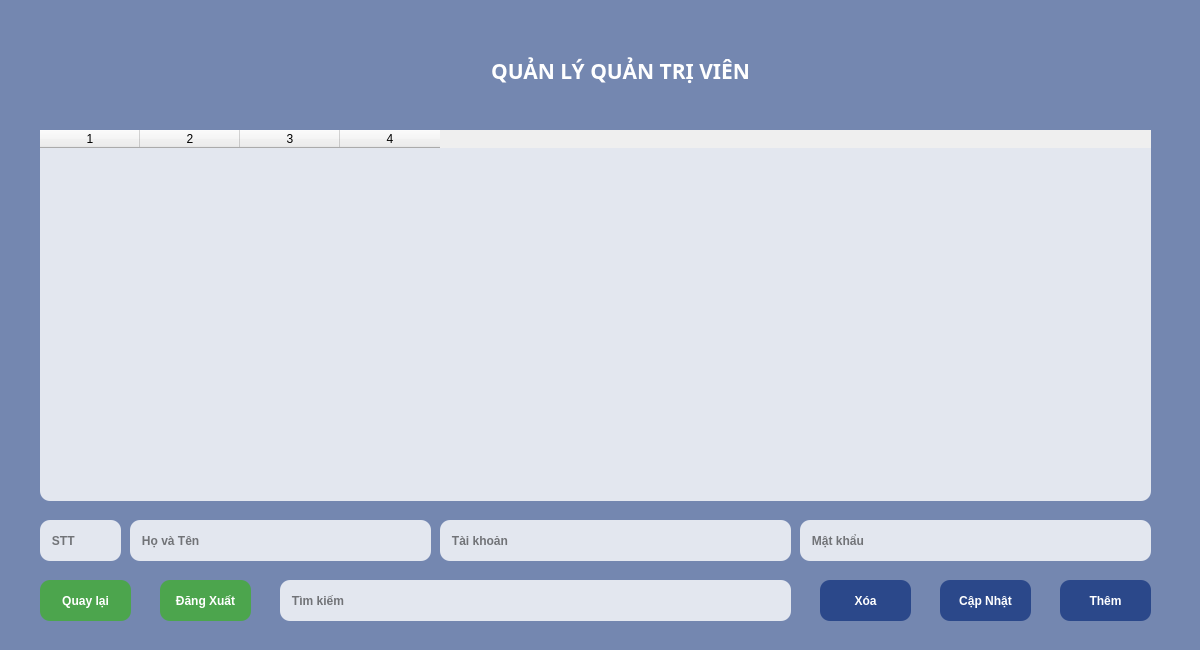
<?xml version="1.0" encoding="UTF-8"?>
<ui version="4.0">
 <class>createadmin_window</class>
 <widget class="QMainWindow" name="createadmin_window">
  <property name="geometry">
   <rect>
    <x>0</x>
    <y>0</y>
    <width>1200</width>
    <height>650</height>
   </rect>
  </property>
  <property name="minimumSize">
   <size>
    <width>1200</width>
    <height>650</height>
   </size>
  </property>
  <property name="maximumSize">
   <size>
    <width>1200</width>
    <height>650</height>
   </size>
  </property>
  <property name="windowTitle">
   <string>BẢNG DỮ LIỆU TƯ VẤN TUYỂN SINH</string>
  </property>
  <property name="windowIcon">
   <iconset>
    <normaloff>img/logo.png</normaloff>img/logo.png</iconset>
  </property>
  <widget class="QWidget" name="centralwidget">
   <widget class="QLabel" name="logo">
    <property name="geometry">
     <rect>
      <x>40</x>
      <y>20</y>
      <width>100</width>
      <height>100</height>
     </rect>
    </property>
    <property name="minimumSize">
     <size>
      <width>100</width>
      <height>100</height>
     </size>
    </property>
    <property name="maximumSize">
     <size>
      <width>100</width>
      <height>100</height>
     </size>
    </property>
    <property name="styleSheet">
     <string notr="true"/>
    </property>
    <property name="text">
     <string/>
    </property>
    <property name="pixmap">
     <pixmap>img/logo.png</pixmap>
    </property>
    <property name="scaledContents">
     <bool>true</bool>
    </property>
    <property name="wordWrap">
     <bool>false</bool>
    </property>
    <property name="openExternalLinks">
     <bool>false</bool>
    </property>
   </widget>
   <widget class="QPushButton" name="tittle_window">
    <property name="geometry">
     <rect>
      <x>370</x>
      <y>20</y>
      <width>501</width>
      <height>101</height>
     </rect>
    </property>
    <property name="font">
     <font>
      <family>HungHau</family>
      <pointsize>16</pointsize>
      <weight>75</weight>
      <italic>false</italic>
      <bold>true</bold>
     </font>
    </property>
    <property name="tabletTracking">
     <bool>false</bool>
    </property>
    <property name="styleSheet">
     <string notr="true">QPushButton{
	color: rgb(255, 255, 255);
	font: 75 16pt &quot;HungHau&quot;;
	border-radius: 20px;
	font-weight: bold;
}
QPushButton:hover{
	font: 75 20pt &quot;HungHau&quot;;
	border-radius: 20px;
	font-weight: bold;
}</string>
    </property>
    <property name="text">
     <string>QUẢN LÝ QUẢN TRỊ VIÊN</string>
    </property>
   </widget>
   <widget class="QPushButton" name="back_button">
    <property name="geometry">
     <rect>
      <x>40</x>
      <y>580</y>
      <width>91</width>
      <height>41</height>
     </rect>
    </property>
    <property name="styleSheet">
     <string notr="true">QPushButton{
	color: rgb(255, 255, 255);
	font: 75 12pt &quot;HungHau&quot;;
	border-radius: 10px;
	background-color: rgba(74,167,72,95%);
	font-weight: bold;
}
QPushButton:hover{
	font: 75 14pt &quot;HungHau&quot;;
	border-radius: 10px;
	border: 3px solid #4AA748;
	background-color: rgba(132,193,65,65%);
	font-weight: bold;
}</string>
    </property>
    <property name="text">
     <string>Quay lại</string>
    </property>
    <property name="autoRepeatDelay">
     <number>300</number>
    </property>
   </widget>
   <widget class="QPushButton" name="delete_button">
    <property name="geometry">
     <rect>
      <x>820</x>
      <y>580</y>
      <width>91</width>
      <height>41</height>
     </rect>
    </property>
    <property name="styleSheet">
     <string notr="true">QPushButton{
	font: 75 12pt &quot;HungHau&quot;;
	border-radius: 10px;
	background-color: rgba(34,65,134,90%);
	color: rgb(255, 255, 255);
	font-weight: bold;
}
QPushButton:hover{
	font: 75 14pt &quot;HungHau&quot;;
	border-radius: 10px;
	border: 3px solid rgb(59,108,212);
	background-color: rgba(59,108,212,65%);
	font-weight: bold;
}</string>
    </property>
    <property name="text">
     <string>Xóa</string>
    </property>
    <property name="autoRepeatDelay">
     <number>300</number>
    </property>
   </widget>
   <widget class="QPushButton" name="update_button">
    <property name="geometry">
     <rect>
      <x>940</x>
      <y>580</y>
      <width>91</width>
      <height>41</height>
     </rect>
    </property>
    <property name="styleSheet">
     <string notr="true">QPushButton{
	font: 75 12pt &quot;HungHau&quot;;
	border-radius: 10px;
	background-color: rgba(34,65,134,90%);
	color: rgb(255, 255, 255);
	font-weight: bold;
}
QPushButton:hover{
	font: 75 14pt &quot;HungHau&quot;;
	border-radius: 10px;
	border: 3px solid rgb(59,108,212);
	background-color: rgba(59,108,212,65%);
	font-weight: bold;
}</string>
    </property>
    <property name="text">
     <string>Cập Nhật</string>
    </property>
    <property name="autoRepeatDelay">
     <number>300</number>
    </property>
   </widget>
   <widget class="QPushButton" name="add_button">
    <property name="geometry">
     <rect>
      <x>1060</x>
      <y>580</y>
      <width>91</width>
      <height>41</height>
     </rect>
    </property>
    <property name="styleSheet">
     <string notr="true">QPushButton{
	font: 75 12pt &quot;HungHau&quot;;
	border-radius: 10px;
	background-color: rgba(34,65,134,90%);
	color: rgb(255, 255, 255);
	font-weight: bold;
}
QPushButton:hover{
	font: 75 14pt &quot;HungHau&quot;;
	border-radius: 10px;
	border: 3px solid rgb(59,108,212);
	background-color: rgba(59,108,212,65%);
	font-weight: bold;
}</string>
    </property>
    <property name="text">
     <string>Thêm</string>
    </property>
    <property name="autoRepeatDelay">
     <number>300</number>
    </property>
   </widget>
   <widget class="QTableWidget" name="datatable">
    <property name="geometry">
     <rect>
      <x>40</x>
      <y>130</y>
      <width>1111</width>
      <height>371</height>
     </rect>
    </property>
    <property name="styleSheet">
     <string notr="true">QTableWidget{
	font: 75 10pt &quot;HungHau&quot;;
	border-radius: 10px;
	background-color: rgba(255, 255, 255,80%);
	font-weight: bold;
}

QTableWidget:hover{
	font: 75 12pt &quot;HungHau&quot;;
	border: 2px solid #92D050;
	background-color: rgba(255, 255, 255,90%);
	font-weight: bold;
}</string>
    </property>
    <property name="editTriggers">
     <set>QAbstractItemView::SelectedClicked</set>
    </property>
    <property name="columnCount">
     <number>4</number>
    </property>
    <column/>
    <column/>
    <column/>
    <column/>
   </widget>
   <widget class="QLabel" name="background">
    <property name="geometry">
     <rect>
      <x>0</x>
      <y>0</y>
      <width>1200</width>
      <height>650</height>
     </rect>
    </property>
    <property name="minimumSize">
     <size>
      <width>1200</width>
      <height>650</height>
     </size>
    </property>
    <property name="maximumSize">
     <size>
      <width>1200</width>
      <height>650</height>
     </size>
    </property>
    <property name="mouseTracking">
     <bool>false</bool>
    </property>
    <property name="tabletTracking">
     <bool>false</bool>
    </property>
    <property name="focusPolicy">
     <enum>Qt::NoFocus</enum>
    </property>
    <property name="contextMenuPolicy">
     <enum>Qt::NoContextMenu</enum>
    </property>
    <property name="autoFillBackground">
     <bool>false</bool>
    </property>
    <property name="styleSheet">
     <string notr="true"/>
    </property>
    <property name="text">
     <string/>
    </property>
    <property name="pixmap">
     <pixmap>img/background.jpg</pixmap>
    </property>
    <property name="scaledContents">
     <bool>true</bool>
    </property>
   </widget>
   <widget class="QLabel" name="background_fillter">
    <property name="geometry">
     <rect>
      <x>0</x>
      <y>0</y>
      <width>1200</width>
      <height>650</height>
     </rect>
    </property>
    <property name="minimumSize">
     <size>
      <width>1200</width>
      <height>650</height>
     </size>
    </property>
    <property name="maximumSize">
     <size>
      <width>1200</width>
      <height>650</height>
     </size>
    </property>
    <property name="mouseTracking">
     <bool>false</bool>
    </property>
    <property name="tabletTracking">
     <bool>false</bool>
    </property>
    <property name="focusPolicy">
     <enum>Qt::NoFocus</enum>
    </property>
    <property name="contextMenuPolicy">
     <enum>Qt::NoContextMenu</enum>
    </property>
    <property name="autoFillBackground">
     <bool>false</bool>
    </property>
    <property name="styleSheet">
     <string notr="true">QLabel{
	background: rgba(34,65,134,60%);
}</string>
    </property>
    <property name="text">
     <string/>
    </property>
   </widget>
   <widget class="QPushButton" name="logout_button">
    <property name="geometry">
     <rect>
      <x>160</x>
      <y>580</y>
      <width>91</width>
      <height>41</height>
     </rect>
    </property>
    <property name="styleSheet">
     <string notr="true">QPushButton{
	color: rgb(255, 255, 255);
	font: 75 12pt &quot;HungHau&quot;;
	border-radius: 10px;
	background-color: rgba(74,167,72,95%);
	font-weight: bold;
}
QPushButton:hover{
	font: 75 14pt &quot;HungHau&quot;;
	border-radius: 10px;
	border: 3px solid #4AA748;
	background-color: rgba(132,193,65,65%);
	font-weight: bold;
}</string>
    </property>
    <property name="text">
     <string>Đăng Xuất</string>
    </property>
    <property name="autoRepeatDelay">
     <number>300</number>
    </property>
   </widget>
   <widget class="QLineEdit" name="search_input">
    <property name="geometry">
     <rect>
      <x>280</x>
      <y>580</y>
      <width>511</width>
      <height>41</height>
     </rect>
    </property>
    <property name="styleSheet">
     <string notr="true">QLineEdit{
	font: 75 10pt &quot;HungHau&quot;;
	border-radius: 10px;
	background-color: rgba(255, 255, 255,80%);
	font-weight: bold;
}

QLineEdit:hover{
	font: 75 12pt &quot;HungHau&quot;;
	border: 2px solid #92D050;
	background-color: rgba(255, 255, 255,90%);
	font-weight: bold;
}</string>
    </property>
    <property name="text">
     <string/>
    </property>
    <property name="echoMode">
     <enum>QLineEdit::Normal</enum>
    </property>
    <property name="cursorPosition">
     <number>0</number>
    </property>
    <property name="alignment">
     <set>Qt::AlignLeading|Qt::AlignLeft|Qt::AlignVCenter</set>
    </property>
    <property name="placeholderText">
     <string>   Tìm kiếm</string>
    </property>
   </widget>
   <widget class="QLineEdit" name="fullname_input">
    <property name="geometry">
     <rect>
      <x>130</x>
      <y>520</y>
      <width>301</width>
      <height>41</height>
     </rect>
    </property>
    <property name="styleSheet">
     <string notr="true">QLineEdit{
	font: 75 10pt &quot;HungHau&quot;;
	border-radius: 10px;
	background-color: rgba(255, 255, 255,80%);
	font-weight: bold;
}

QLineEdit:hover{
	font: 75 12pt &quot;HungHau&quot;;
	border: 2px solid #92D050;
	background-color: rgba(255, 255, 255,90%);
	font-weight: bold;
}</string>
    </property>
    <property name="text">
     <string/>
    </property>
    <property name="echoMode">
     <enum>QLineEdit::Normal</enum>
    </property>
    <property name="cursorPosition">
     <number>0</number>
    </property>
    <property name="alignment">
     <set>Qt::AlignLeading|Qt::AlignLeft|Qt::AlignVCenter</set>
    </property>
    <property name="placeholderText">
     <string>   Họ và Tên</string>
    </property>
   </widget>
   <widget class="QLineEdit" name="password_input">
    <property name="geometry">
     <rect>
      <x>800</x>
      <y>520</y>
      <width>351</width>
      <height>41</height>
     </rect>
    </property>
    <property name="styleSheet">
     <string notr="true">QLineEdit{
	font: 75 10pt &quot;HungHau&quot;;
	border-radius: 10px;
	background-color: rgba(255, 255, 255,80%);
	font-weight: bold;
}

QLineEdit:hover{
	font: 75 12pt &quot;HungHau&quot;;
	border: 2px solid #92D050;
	background-color: rgba(255, 255, 255,90%);
	font-weight: bold;
}</string>
    </property>
    <property name="text">
     <string/>
    </property>
    <property name="echoMode">
     <enum>QLineEdit::Normal</enum>
    </property>
    <property name="cursorPosition">
     <number>0</number>
    </property>
    <property name="alignment">
     <set>Qt::AlignLeading|Qt::AlignLeft|Qt::AlignVCenter</set>
    </property>
    <property name="placeholderText">
     <string>   Mật khẩu</string>
    </property>
   </widget>
   <widget class="QLineEdit" name="account_input">
    <property name="geometry">
     <rect>
      <x>440</x>
      <y>520</y>
      <width>351</width>
      <height>41</height>
     </rect>
    </property>
    <property name="styleSheet">
     <string notr="true">QLineEdit{
	font: 75 10pt &quot;HungHau&quot;;
	border-radius: 10px;
	background-color: rgba(255, 255, 255,80%);
	font-weight: bold;
}

QLineEdit:hover{
	font: 75 12pt &quot;HungHau&quot;;
	border: 2px solid #92D050;
	background-color: rgba(255, 255, 255,90%);
	font-weight: bold;
}</string>
    </property>
    <property name="text">
     <string/>
    </property>
    <property name="echoMode">
     <enum>QLineEdit::Normal</enum>
    </property>
    <property name="cursorPosition">
     <number>0</number>
    </property>
    <property name="alignment">
     <set>Qt::AlignLeading|Qt::AlignLeft|Qt::AlignVCenter</set>
    </property>
    <property name="placeholderText">
     <string>   Tài khoản</string>
    </property>
   </widget>
   <widget class="QLineEdit" name="id_input">
    <property name="enabled">
     <bool>false</bool>
    </property>
    <property name="geometry">
     <rect>
      <x>40</x>
      <y>520</y>
      <width>81</width>
      <height>41</height>
     </rect>
    </property>
    <property name="styleSheet">
     <string notr="true">QLineEdit{
	font: 75 10pt &quot;HungHau&quot;;
	border-radius: 10px;
	background-color: rgba(255, 255, 255,80%);
	font-weight: bold;
}

QLineEdit:hover{
	font: 75 12pt &quot;HungHau&quot;;
	border: 2px solid #92D050;
	background-color: rgba(255, 255, 255,90%);
	font-weight: bold;
}</string>
    </property>
    <property name="text">
     <string/>
    </property>
    <property name="echoMode">
     <enum>QLineEdit::Normal</enum>
    </property>
    <property name="cursorPosition">
     <number>0</number>
    </property>
    <property name="alignment">
     <set>Qt::AlignLeading|Qt::AlignLeft|Qt::AlignVCenter</set>
    </property>
    <property name="placeholderText">
     <string>   STT</string>
    </property>
   </widget>
   <zorder>background</zorder>
   <zorder>background_fillter</zorder>
   <zorder>logo</zorder>
   <zorder>tittle_window</zorder>
   <zorder>back_button</zorder>
   <zorder>delete_button</zorder>
   <zorder>update_button</zorder>
   <zorder>add_button</zorder>
   <zorder>datatable</zorder>
   <zorder>logout_button</zorder>
   <zorder>search_input</zorder>
   <zorder>fullname_input</zorder>
   <zorder>password_input</zorder>
   <zorder>account_input</zorder>
   <zorder>id_input</zorder>
  </widget>
 </widget>
 <tabstops>
  <tabstop>fullname_input</tabstop>
  <tabstop>account_input</tabstop>
  <tabstop>password_input</tabstop>
  <tabstop>search_input</tabstop>
  <tabstop>delete_button</tabstop>
  <tabstop>update_button</tabstop>
  <tabstop>add_button</tabstop>
  <tabstop>back_button</tabstop>
  <tabstop>logout_button</tabstop>
  <tabstop>datatable</tabstop>
  <tabstop>tittle_window</tabstop>
 </tabstops>
 <resources/>
 <connections/>
</ui>
